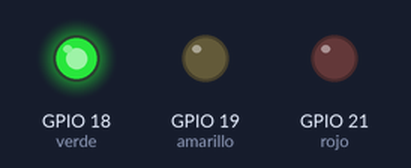
A sketch run on a simulated ESP32. Shown: output pins drawn as LEDs (lit = HIGH).

Above: at 0.2 s.
At 1.2 s:
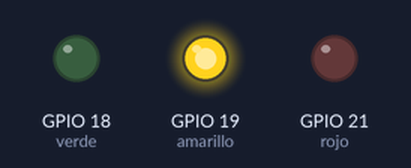
At 2.2 s:
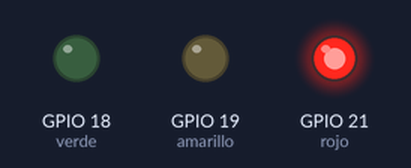
At 5.7 s:
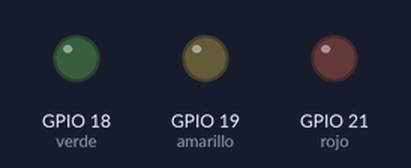
Timing chart, 0 to 6.9 s (numbered marks = the images above):
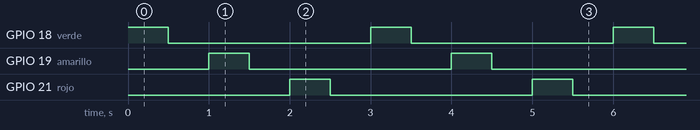

The sketch:

semaforo_esp32.ino
```cpp
#define verde 18
#define amarillo 19
#define rojo 21


void setup() {

  pinMode(verde,OUTPUT);
  pinMode(amarillo,OUTPUT);
  pinMode(rojo,OUTPUT);

}

void loop() {
  digitalWrite(verde,HIGH);
  delay(500);
  digitalWrite(verde,LOW);
  delay(500);
   digitalWrite(amarillo,HIGH);
  delay(500);
  digitalWrite(amarillo,LOW);
  delay(500);
   digitalWrite(rojo,HIGH);
  delay(500);
  digitalWrite(rojo,LOW);
  delay(500);


}
```

Measured:
- by itself, GPIO 18 (verde), GPIO 19 (amarillo), GPIO 21 (rojo): alternates HIGH for 0.50 s and LOW for 2.5 s
- by itself, everything shown: repeats every 3.0 s, in 6 steps
